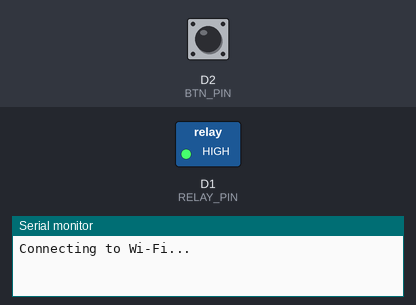
The program below on a simulated ESP8266 (NodeMCU). Shown: switched loads named in the program (green lamp = pin HIGH), the last lines printed to the serial monitor. The test bench sets the inputs (shaded band); at power-on: D2 (BTN_PIN) HIGH. WiFi joins after 1.5 s; servers stay silent unless stated; EEPROM starts erased; no MQTT or app messages arrive unless stated.

Above: at 1.2 s.
1.3 s: D2 (BTN_PIN) pulled LOW for 0.15 s
At 2.5 s:
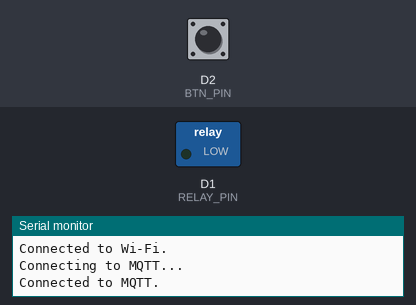
2.9 s: D2 (BTN_PIN) pulled LOW for 1 s
At 3.9 s:
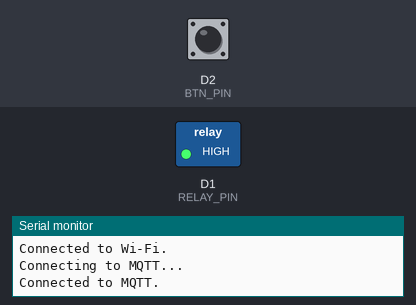
5.4 s: D2 (BTN_PIN) pulled LOW for 3.2 s
At 5.9 s:
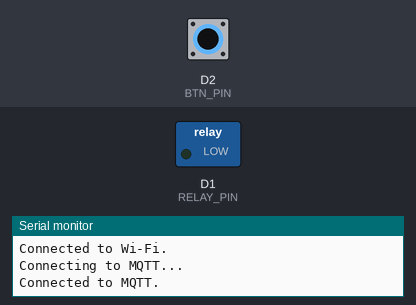
Timing chart, 0 to 8.4 s (numbered marks = the images above; inputs shaded):
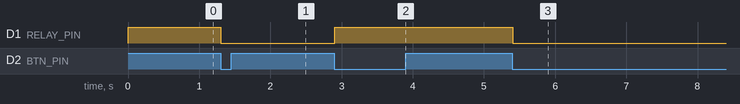

The program:

main.cpp
```cpp
#include <AsyncMqttClient.h>
#include <ESP8266WiFi.h>
#include <Ticker.h>
#include <EEPROM.h>
#include "config.h"

AsyncMqttClient mqttClient;
Ticker mqttReconnectTimer;

WiFiEventHandler wifiConnectHandler;
WiFiEventHandler wifiDisconnectHandler;
Ticker wifiReconnectTimer;

void connectToWifi() {
    Serial.println("Connecting to Wi-Fi...");
    WiFi.begin(config::WIFI_SSID, config::WIFI_PASSWORD);
}

void connectToMqtt() {
    Serial.println("Connecting to MQTT...");
    mqttClient.connect();
}

void onWifiConnect(const WiFiEventStationModeGotIP &event) {
    Serial.println("Connected to Wi-Fi.");
    digitalWrite(LED_BUILTIN, LOW);

    connectToMqtt();
}

void onWifiDisconnect(const WiFiEventStationModeDisconnected &event) {
    Serial.print("Disconnected from Wi-Fi: ");
    Serial.println(event.reason);
    digitalWrite(LED_BUILTIN, HIGH);

    mqttReconnectTimer.detach();
    wifiReconnectTimer.once(2, connectToWifi);
}

void onMqttConnect(bool) {
    Serial.println("Connected to MQTT.");
    digitalWrite(LED_BUILTIN, LOW);

    // Subscribe to topics:
    mqttClient.subscribe("switch/room1-fan/set", 0);
    mqttClient.subscribe("switch/room1-fan/toggle", 0);
    mqttClient.subscribe("device/room1-fan", 0);

    // Send current state
    mqttClient.publish("switch/room1-fan", 0, false, digitalRead(config::RELAY_PIN) == HIGH ? "false" : "true");
}

void onMqttDisconnect(AsyncMqttClientDisconnectReason reason) {
    Serial.print("Disconnected from MQTT. Reason: ");
    Serial.println((int) reason);
    digitalWrite(LED_BUILTIN, HIGH);

    if (WiFi.isConnected()) {
        mqttReconnectTimer.once(2, connectToMqtt);
    }
}

char payloadBuffer[6];

void onMqttMessage(char *topic, char *payload, AsyncMqttClientMessageProperties, size_t len, size_t, size_t) {
    uint8_t newState = HIGH;

    if (strcmp(topic, "switch/room1-fan/toggle") == 0) {
        if (digitalRead(config::RELAY_PIN) == HIGH) {
            newState = LOW;
        }

        mqttClient.publish("switch/room1-fan", 0, false, newState == HIGH ? "false" : "true");
    } else {
        payloadBuffer[len] = '\0';
        strncpy(payloadBuffer, payload, len);

        if (strncmp(payloadBuffer, "true", 4) == 0) {
            newState = LOW;  // Turn on
        }

        mqttClient.publish("switch/room1-fan", 0, false, payloadBuffer);
    }

    digitalWrite(config::RELAY_PIN, newState);

    // Save last state to the memory
    EEPROM.put(0, newState);
    EEPROM.commit();
}

void setup() {
    Serial.begin(115200);
    Serial.println();
    Serial.println();

    pinMode(config::RELAY_PIN, OUTPUT);
    pinMode(config::BTN_PIN, INPUT_PULLUP);

    bool lastState = HIGH;  // off by default

    EEPROM.begin(sizeof(bool));    // 1 byte is enough for boolean
    EEPROM.get(0, lastState);

    digitalWrite(config::RELAY_PIN, lastState);

    wifiConnectHandler = WiFi.onStationModeGotIP(onWifiConnect);
    wifiDisconnectHandler = WiFi.onStationModeDisconnected(onWifiDisconnect);

    mqttClient.onConnect(onMqttConnect);
    mqttClient.onDisconnect(onMqttDisconnect);
    mqttClient.onMessage(onMqttMessage);
    mqttClient.setServer(config::MQTT_HOST, config::MQTT_PORT);
    mqttClient.setClientId(config::MQTT_ID);
    mqttClient.setCredentials("device", config::MQTT_PASSWORD);

    connectToWifi();
}

unsigned long lastBtnTime = 0;
bool lastBtnState = HIGH;

void loop() {
    unsigned long time = millis();

    if (time - lastBtnTime >= config::BTN_DEBOUNCE_PERIOD) {
        bool btnState = digitalRead(config::BTN_PIN);

        if (btnState != lastBtnState) {
            if (btnState == LOW) {   // button pressed
                const bool newState = !digitalRead(config::RELAY_PIN);

                digitalWrite(config::RELAY_PIN, newState);

                mqttClient.publish("switch/room1-fan", 0, false, newState == HIGH ? "false" : "true");

                // Save last state to the memory
                EEPROM.put(0, newState);
                EEPROM.commit();
            }

            lastBtnState = btnState;
        }

        lastBtnTime = time;
    }
}
```

config.h
```cpp
#ifndef ROOM1_SECONDARY_LIGHT_CONFIG_H
#define ROOM1_SECONDARY_LIGHT_CONFIG_H

#include <Arduino.h>

namespace config {
    const char WIFI_SSID[] = "Solomaha";
    const char WIFI_PASSWORD[] = "solomakha21";

    const auto MQTT_HOST = IPAddress(192, 168, 1, 230);
//    const auto MQTT_HOST = IPAddress(176, 36, 198, 196);
    const uint16_t MQTT_PORT = 1883;
    const char MQTT_ID[] = "room1-fan";
    const char MQTT_PASSWORD[] = "svcnr6u2tc3tnex23nbgdf7zm7eyd24v73gvcn63m273";

    const uint8_t RELAY_PIN = D1;
    const uint8_t BTN_PIN = D2;

    const uint8_t BTN_DEBOUNCE_PERIOD = 50;
}

#endif
```

Measured:
- after the input at 1.3 s, D1 (RELAY_PIN): HIGH → LOW at once
- after the input at 2.9 s, D1 (RELAY_PIN): LOW → HIGH at once
- after the input at 5.4 s, D1 (RELAY_PIN): HIGH → LOW at once
